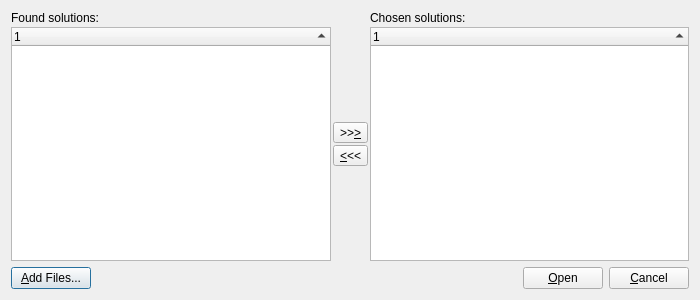
<?xml version="1.0" encoding="UTF-8"?>
<ui version="4.0">
 <author>Petr Koupý</author>
 <class>OpenDialog</class>
 <widget class="QDialog" name="OpenDialog">
  <property name="windowModality">
   <enum>Qt::WindowModal</enum>
  </property>
  <property name="geometry">
   <rect>
    <x>0</x>
    <y>0</y>
    <width>700</width>
    <height>300</height>
   </rect>
  </property>
  <property name="windowTitle">
   <string>Open solutions</string>
  </property>
  <property name="modal">
   <bool>true</bool>
  </property>
  <layout class="QVBoxLayout" name="verticalLayout">
   <item>
    <layout class="QGridLayout" name="gridLayout">
     <property name="spacing">
      <number>2</number>
     </property>
     <item row="0" column="0">
      <widget class="QLabel" name="labelFound">
       <property name="text">
        <string>Found solutions:</string>
       </property>
       <property name="buddy">
        <cstring>listFound</cstring>
       </property>
      </widget>
     </item>
     <item row="0" column="2">
      <widget class="QLabel" name="labelChosen">
       <property name="text">
        <string>Chosen solutions:</string>
       </property>
       <property name="buddy">
        <cstring>listChosen</cstring>
       </property>
      </widget>
     </item>
     <item row="1" column="0">
      <widget class="QTreeWidget" name="listFound">
       <property name="editTriggers">
        <set>QAbstractItemView::NoEditTriggers</set>
       </property>
       <property name="alternatingRowColors">
        <bool>true</bool>
       </property>
       <property name="selectionMode">
        <enum>QAbstractItemView::ExtendedSelection</enum>
       </property>
       <property name="selectionBehavior">
        <enum>QAbstractItemView::SelectRows</enum>
       </property>
       <property name="uniformRowHeights">
        <bool>true</bool>
       </property>
       <property name="sortingEnabled">
        <bool>true</bool>
       </property>
       <attribute name="headerShowSortIndicator" stdset="0">
        <bool>true</bool>
       </attribute>
       <column>
        <property name="text">
         <string notr="true">1</string>
        </property>
       </column>
      </widget>
     </item>
     <item row="1" column="2">
      <widget class="QTreeWidget" name="listChosen">
       <property name="editTriggers">
        <set>QAbstractItemView::NoEditTriggers</set>
       </property>
       <property name="alternatingRowColors">
        <bool>true</bool>
       </property>
       <property name="selectionMode">
        <enum>QAbstractItemView::ExtendedSelection</enum>
       </property>
       <property name="selectionBehavior">
        <enum>QAbstractItemView::SelectRows</enum>
       </property>
       <property name="uniformRowHeights">
        <bool>true</bool>
       </property>
       <property name="sortingEnabled">
        <bool>true</bool>
       </property>
       <attribute name="headerShowSortIndicator" stdset="0">
        <bool>true</bool>
       </attribute>
       <column>
        <property name="text">
         <string notr="true">1</string>
        </property>
       </column>
      </widget>
     </item>
     <item row="1" column="1">
      <layout class="QVBoxLayout" name="verticalLayoutMiddle">
       <item>
        <spacer name="verticalSpacer">
         <property name="orientation">
          <enum>Qt::Vertical</enum>
         </property>
         <property name="sizeHint" stdset="0">
          <size>
           <width>20</width>
           <height>40</height>
          </size>
         </property>
        </spacer>
       </item>
       <item>
        <widget class="QToolButton" name="buttonToChosen">
         <property name="text">
          <string>&gt;&gt;&amp;&gt;</string>
         </property>
         <property name="toolButtonStyle">
          <enum>Qt::ToolButtonTextOnly</enum>
         </property>
        </widget>
       </item>
       <item>
        <widget class="QToolButton" name="buttonToFound">
         <property name="text">
          <string>&amp;&lt;&lt;&lt;</string>
         </property>
         <property name="toolButtonStyle">
          <enum>Qt::ToolButtonTextOnly</enum>
         </property>
        </widget>
       </item>
       <item>
        <spacer name="verticalSpacer_2">
         <property name="orientation">
          <enum>Qt::Vertical</enum>
         </property>
         <property name="sizeHint" stdset="0">
          <size>
           <width>20</width>
           <height>40</height>
          </size>
         </property>
        </spacer>
       </item>
      </layout>
     </item>
    </layout>
   </item>
   <item>
    <layout class="QHBoxLayout" name="horizontalLayout">
     <item>
      <widget class="QPushButton" name="buttonAddFiles">
       <property name="text">
        <string>&amp;Add Files...</string>
       </property>
      </widget>
     </item>
     <item>
      <spacer name="horizontalSpacer">
       <property name="orientation">
        <enum>Qt::Horizontal</enum>
       </property>
       <property name="sizeHint" stdset="0">
        <size>
         <width>40</width>
         <height>20</height>
        </size>
       </property>
      </spacer>
     </item>
     <item>
      <widget class="QPushButton" name="buttonOpen">
       <property name="text">
        <string>&amp;Open</string>
       </property>
      </widget>
     </item>
     <item>
      <widget class="QPushButton" name="buttonCancel">
       <property name="text">
        <string>&amp;Cancel</string>
       </property>
      </widget>
     </item>
    </layout>
   </item>
  </layout>
 </widget>
 <tabstops>
  <tabstop>buttonAddFiles</tabstop>
  <tabstop>listFound</tabstop>
  <tabstop>buttonToChosen</tabstop>
  <tabstop>listChosen</tabstop>
  <tabstop>buttonToFound</tabstop>
  <tabstop>buttonOpen</tabstop>
  <tabstop>buttonCancel</tabstop>
 </tabstops>
 <resources/>
 <connections/>
</ui>
